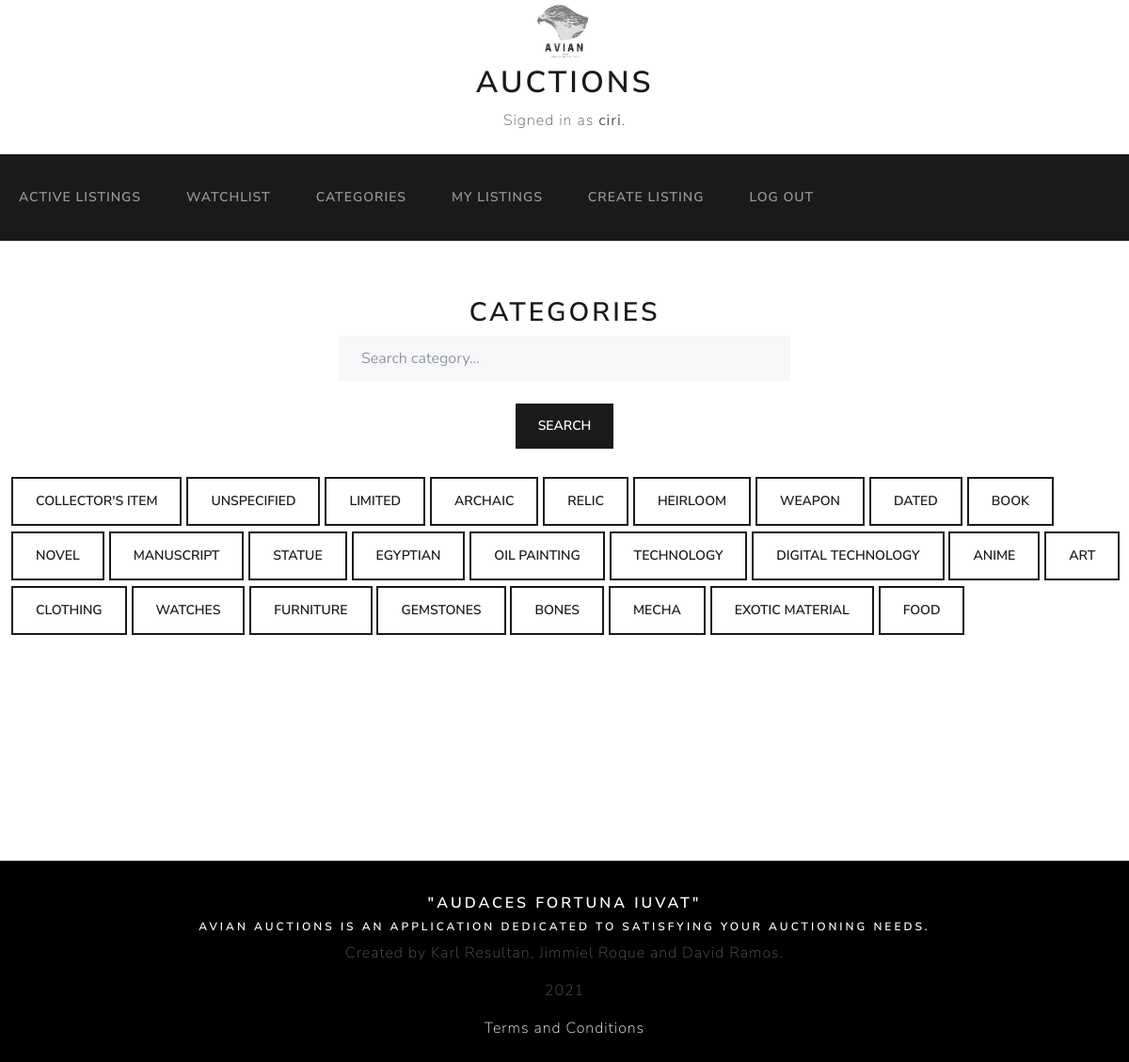
The app's page /categories (signed in) with its own data.
### auctions/models.py (models this page shows, shortened)
class User(AbstractUser):
    pass

class Category(models.Model):
    category_name = models.CharField(max_length=64)

### auctions/views.py (the view)
# urls.py: path("categories", views.categories, name="categories"),
@login_required(login_url='/login')
def categories(request):
    if request.method == "POST":
        search = request.POST["search_category"]
        return render(request, "auctions/categories.html", {
            'category_list': Category.objects.all().filter(category_name__startswith=search)
        })
    return render(request, "auctions/categories.html", {
        'category_list': Category.objects.all()
    })

### auctions/templates/auctions/categories.html (shortened to what this page needs)
{% extends "auctions/layout.html" %}
{% block body %}
	<div class="category-container">
        <center><h2>Categories</h2></center>
        <center>
        <form method="post">
            <input type="text" placeholder="Search category..." class="form-control" name="search_category" id="search">
            <input type="submit" class="btn btn-primary" value="Search">
        </form>
        </center>
        <div class="list-container">
            {% for category in category_list %}
                    <a href="{% url 'filtered' category.id %}" >
                        <button type="button" class="btn btn-outline-primary">{{ category.category_name }}</button>
                    </a>
                {% empty %}
                    <center><p>No such category.</p></center>
            {% endfor %}
        </div>
    </div>
{% endblock %}

### auctions/templates/auctions/layout.html (shortened to what this page needs)
{% load static %}
<!DOCTYPE html>
<html lang="en">
    <head>
        <link href="{% static 'auctions/bootstrap.css' %}" rel="stylesheet">
        <link href="{% static 'auctions/styles.css' %}" rel="stylesheet">
    </head>
    <body>
        <center>
        <div class="title-container">
            <img src="{% static 'auctions/logo.png' %}" height="8%" width="8%" alt="">
            <h1>Auctions</h1>
            {% if user.is_authenticated %}
                Signed in as <strong>{{ user.username }}</strong>.
            {% else %}
                Not signed in.
            {% endif %}
        </div>
        <br>
        </center>
        <nav class="navbar navbar-expand-lg navbar-dark bg-primary">
            <div class="container-fluid">
                <div class="collapse navbar-collapse" id="navbarColor01">
                    <ul class="navbar-nav me-auto">
                        <li class="nav-item">
                            <a class="nav-link" href="{% url 'index' %}">Active Listings</a>
                        </li>
                        {% if user.is_authenticated %}
                            <li class="nav-item">
                                <a class="nav-link" href="{% url 'watchlist' %}">Watchlist</a>
                            </li>
                            <li class="nav-item">
                                <a class="nav-link" href="{% url 'categories' %}">Categories</a>
                            </li>
                            <li class="nav-item">
                                <a class="nav-link" href="{% url 'my_listings' %}">My Listings</a>
                            </li>
                            <li class="nav-item">
                                <a class="nav-link" href="{% url 'create' %}">Create Listing</a>
                            </li>
                            <li class="nav-item">
                                <a class="nav-link" href="{% url 'logout' %}">Log Out</a>
                            </li>
                        {% endif %}
                    </ul>
                </div>
            </div>
        </nav>
        {% block body %}
        {% endblock %}
        <div class="general-footer">
            <center>
                <h5 style="color: white">"Audaces Fortuna Iuvat"</h5>
                <h6 style="color: white">Avian Auctions is an application dedicated to satisfying your auctioning needs.</h6>
                <p>Created by Karl Resultan, Jimmiel Roque and David Ramos.</p>
                <p>2021</p>
                <a href="{% url 'ToS' %}" target="_blank" id="tos">Terms and Conditions</a>
            </center>
        </div>
    </body>
</html>

### records on screen
User: username "ciri"
Category: category_name "COLLECTOR'S ITEM"
Category: category_name "UNSPECIFIED"
Category: category_name "LIMITED"
Category: category_name "ARCHAIC"
Category: category_name "RELIC"
Category: category_name "HEIRLOOM"
Category: category_name "WEAPON"
Category: category_name "DATED"
Category: category_name "BOOK"
Category: category_name "NOVEL"
Category: category_name "MANUSCRIPT"
Category: category_name "STATUE"
Category: category_name "EGYPTIAN"
Category: category_name "OIL PAINTING"
Category: category_name "TECHNOLOGY"
Category: category_name "DIGITAL TECHNOLOGY"
Category: category_name "ANIME"
Category: category_name "ART"
Category: category_name "CLOTHING"
Category: category_name "WATCHES"
Category: category_name "FURNITURE"
Category: category_name "GEMSTONES"
Category: category_name "BONES"
Category: category_name "MECHA"
Category: category_name "EXOTIC MATERIAL"
Category: category_name "FOOD"
